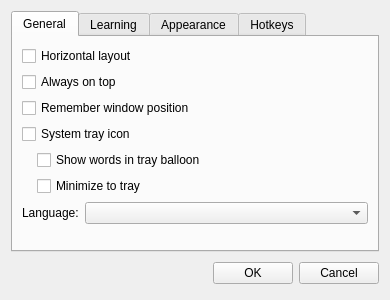
<?xml version="1.0" encoding="UTF-8"?>
<ui version="4.0">
 <class>qdUiSettings</class>
 <widget class="QDialog" name="qdUiSettings">
  <property name="geometry">
   <rect>
    <x>0</x>
    <y>0</y>
    <width>390</width>
    <height>300</height>
   </rect>
  </property>
  <property name="windowTitle">
   <string>Settings</string>
  </property>
  <layout class="QVBoxLayout" name="verticalLayout">
   <item>
    <widget class="QTabWidget" name="qtwTabs">
     <property name="currentIndex">
      <number>0</number>
     </property>
     <widget class="QWidget" name="tab">
      <attribute name="title">
       <string>General</string>
      </attribute>
      <layout class="QVBoxLayout" name="verticalLayout_3">
       <item>
        <widget class="QCheckBox" name="qcbHorizontalLayout">
         <property name="text">
          <string>Horizontal layout</string>
         </property>
        </widget>
       </item>
       <item>
        <widget class="QCheckBox" name="qcbAlwaysOnTop">
         <property name="text">
          <string>Always on top</string>
         </property>
        </widget>
       </item>
       <item>
        <widget class="QCheckBox" name="qcbRememberWindowPosition">
         <property name="text">
          <string>Remember window position</string>
         </property>
        </widget>
       </item>
       <item>
        <widget class="QCheckBox" name="qcbSystemTrayIcon">
         <property name="text">
          <string>System tray icon</string>
         </property>
        </widget>
       </item>
       <item>
        <layout class="QVBoxLayout" name="verticalLayout_2">
         <property name="leftMargin">
          <number>15</number>
         </property>
         <item>
          <widget class="QCheckBox" name="qcbShowWordsInTrayBalloon">
           <property name="text">
            <string>Show words in tray balloon</string>
           </property>
          </widget>
         </item>
         <item>
          <widget class="QCheckBox" name="qcbMinimizeToTray">
           <property name="text">
            <string>Minimize to tray</string>
           </property>
          </widget>
         </item>
        </layout>
       </item>
       <item>
        <layout class="QHBoxLayout" name="horizontalLayout">
         <item>
          <widget class="QLabel" name="label_2">
           <property name="sizePolicy">
            <sizepolicy hsizetype="Preferred" vsizetype="Preferred">
             <horstretch>0</horstretch>
             <verstretch>0</verstretch>
            </sizepolicy>
           </property>
           <property name="text">
            <string>Language:</string>
           </property>
           <property name="buddy">
            <cstring>qcbLanguage</cstring>
           </property>
          </widget>
         </item>
         <item>
          <widget class="QComboBox" name="qcbLanguage">
           <property name="sizePolicy">
            <sizepolicy hsizetype="Expanding" vsizetype="Fixed">
             <horstretch>0</horstretch>
             <verstretch>0</verstretch>
            </sizepolicy>
           </property>
          </widget>
         </item>
        </layout>
       </item>
       <item>
        <spacer name="verticalSpacer">
         <property name="orientation">
          <enum>Qt::Vertical</enum>
         </property>
         <property name="sizeHint" stdset="0">
          <size>
           <width>20</width>
           <height>40</height>
          </size>
         </property>
        </spacer>
       </item>
      </layout>
     </widget>
     <widget class="QWidget" name="tab_2">
      <attribute name="title">
       <string>Learning</string>
      </attribute>
      <layout class="QVBoxLayout" name="verticalLayout_4">
       <item>
        <layout class="QHBoxLayout" name="horizontalLayout_3">
         <item>
          <widget class="QSpinBox" name="qsbWordsFrequency">
           <property name="sizePolicy">
            <sizepolicy hsizetype="Preferred" vsizetype="Fixed">
             <horstretch>0</horstretch>
             <verstretch>0</verstretch>
            </sizepolicy>
           </property>
           <property name="suffix">
            <string>s</string>
           </property>
           <property name="minimum">
            <number>1</number>
           </property>
          </widget>
         </item>
         <item>
          <widget class="QLabel" name="label">
           <property name="sizePolicy">
            <sizepolicy hsizetype="Expanding" vsizetype="Preferred">
             <horstretch>0</horstretch>
             <verstretch>0</verstretch>
            </sizepolicy>
           </property>
           <property name="text">
            <string>Words frequency</string>
           </property>
           <property name="buddy">
            <cstring>qsbWordsFrequency</cstring>
           </property>
          </widget>
         </item>
        </layout>
       </item>
       <item>
        <layout class="QHBoxLayout" name="horizontalLayout_4">
         <item>
          <widget class="QSpinBox" name="qsbWaitForAnswer">
           <property name="sizePolicy">
            <sizepolicy hsizetype="Preferred" vsizetype="Fixed">
             <horstretch>0</horstretch>
             <verstretch>0</verstretch>
            </sizepolicy>
           </property>
           <property name="suffix">
            <string>s</string>
           </property>
          </widget>
         </item>
         <item>
          <widget class="QLabel" name="qlWaitForAnswer">
           <property name="sizePolicy">
            <sizepolicy hsizetype="Expanding" vsizetype="Preferred">
             <horstretch>0</horstretch>
             <verstretch>0</verstretch>
            </sizepolicy>
           </property>
           <property name="text">
            <string>Wait for answer</string>
           </property>
           <property name="buddy">
            <cstring>qsbWaitForAnswer</cstring>
           </property>
          </widget>
         </item>
        </layout>
       </item>
       <item>
        <widget class="QCheckBox" name="cbNewWordSound">
         <property name="text">
          <string>Play sound with new word</string>
         </property>
        </widget>
       </item>
       <item>
        <widget class="QCheckBox" name="cbNewWordFlash">
         <property name="text">
          <string>Flash with new word</string>
         </property>
        </widget>
       </item>
       <item>
        <widget class="QCheckBox" name="cbSwitchLearningDirection">
         <property name="text">
          <string>Switch learning direction</string>
         </property>
         <property name="tristate">
          <bool>true</bool>
         </property>
        </widget>
       </item>
       <item>
        <widget class="QCheckBox" name="cbStartLearningOnStartup">
         <property name="text">
          <string>Start learning on startup</string>
         </property>
        </widget>
       </item>
       <item>
        <spacer name="verticalSpacer_2">
         <property name="orientation">
          <enum>Qt::Vertical</enum>
         </property>
         <property name="sizeHint" stdset="0">
          <size>
           <width>20</width>
           <height>40</height>
          </size>
         </property>
        </spacer>
       </item>
      </layout>
     </widget>
     <widget class="QWidget" name="tab_3">
      <attribute name="title">
       <string>Appearance</string>
      </attribute>
      <layout class="QVBoxLayout" name="verticalLayout_5">
       <item>
        <layout class="QHBoxLayout" name="horizontalLayout_7">
         <item>
          <widget class="ColorComboBox" name="qcbColorFlash">
           <property name="minimumSize">
            <size>
             <width>65</width>
             <height>0</height>
            </size>
           </property>
          </widget>
         </item>
         <item>
          <widget class="QLabel" name="qlColorFlash">
           <property name="sizePolicy">
            <sizepolicy hsizetype="Expanding" vsizetype="Preferred">
             <horstretch>0</horstretch>
             <verstretch>0</verstretch>
            </sizepolicy>
           </property>
           <property name="text">
            <string>Flash color</string>
           </property>
           <property name="buddy">
            <cstring>qcbColorFlash</cstring>
           </property>
          </widget>
         </item>
        </layout>
       </item>
       <item>
        <spacer name="verticalSpacer_3">
         <property name="orientation">
          <enum>Qt::Vertical</enum>
         </property>
         <property name="sizeHint" stdset="0">
          <size>
           <width>20</width>
           <height>40</height>
          </size>
         </property>
        </spacer>
       </item>
      </layout>
     </widget>
     <widget class="QWidget" name="tab_4">
      <attribute name="title">
       <string>Hotkeys</string>
      </attribute>
      <layout class="QVBoxLayout" name="verticalLayout_6">
       <item>
        <widget class="QGroupBox" name="groupBox">
         <property name="title">
          <string>Learning</string>
         </property>
         <layout class="QGridLayout" name="gridLayout">
          <item row="0" column="0">
           <widget class="QLabel" name="label_3">
            <property name="text">
             <string>&amp;Next</string>
            </property>
            <property name="buddy">
             <cstring>qleHotkeyNext</cstring>
            </property>
           </widget>
          </item>
          <item row="0" column="1">
           <widget class="HotkeyLineEdit" name="qleHotkeyNext"/>
          </item>
          <item row="1" column="0">
           <widget class="QLabel" name="label_4">
            <property name="text">
             <string>&amp;Answer</string>
            </property>
            <property name="buddy">
             <cstring>qleHotkeyAnswer</cstring>
            </property>
           </widget>
          </item>
          <item row="1" column="1">
           <widget class="HotkeyLineEdit" name="qleHotkeyAnswer"/>
          </item>
          <item row="0" column="2">
           <widget class="QPushButton" name="qpbHotkeyNextClear">
            <property name="text">
             <string>Clear</string>
            </property>
           </widget>
          </item>
          <item row="1" column="2">
           <widget class="QPushButton" name="qpbHotkeyAnswerClear">
            <property name="text">
             <string>Clear</string>
            </property>
           </widget>
          </item>
         </layout>
        </widget>
       </item>
       <item>
        <widget class="QGroupBox" name="groupBox_2">
         <property name="title">
          <string>Window</string>
         </property>
         <layout class="QGridLayout" name="gridLayout_2">
          <item row="0" column="0">
           <widget class="QLabel" name="label_5">
            <property name="text">
             <string>&amp;Minimize</string>
            </property>
            <property name="buddy">
             <cstring>qleHotkeyMinimize</cstring>
            </property>
           </widget>
          </item>
          <item row="0" column="1">
           <widget class="HotkeyLineEdit" name="qleHotkeyMinimize"/>
          </item>
          <item row="1" column="0">
           <widget class="QLabel" name="label_6">
            <property name="text">
             <string>&amp;Restore</string>
            </property>
            <property name="buddy">
             <cstring>qleHotkeyRestore</cstring>
            </property>
           </widget>
          </item>
          <item row="1" column="1">
           <widget class="HotkeyLineEdit" name="qleHotkeyRestore"/>
          </item>
          <item row="0" column="2">
           <widget class="QPushButton" name="qpbHotkeyMinimizeClear">
            <property name="text">
             <string>Clear</string>
            </property>
           </widget>
          </item>
          <item row="1" column="2">
           <widget class="QPushButton" name="qpbHotkeyRestoreClear">
            <property name="text">
             <string>Clear</string>
            </property>
           </widget>
          </item>
         </layout>
        </widget>
       </item>
       <item>
        <spacer name="verticalSpacer_4">
         <property name="orientation">
          <enum>Qt::Vertical</enum>
         </property>
         <property name="sizeHint" stdset="0">
          <size>
           <width>20</width>
           <height>40</height>
          </size>
         </property>
        </spacer>
       </item>
      </layout>
     </widget>
    </widget>
   </item>
   <item>
    <layout class="QHBoxLayout">
     <property name="spacing">
      <number>6</number>
     </property>
     <property name="margin">
      <number>0</number>
     </property>
     <item>
      <spacer>
       <property name="orientation">
        <enum>Qt::Horizontal</enum>
       </property>
       <property name="sizeHint" stdset="0">
        <size>
         <width>131</width>
         <height>31</height>
        </size>
       </property>
      </spacer>
     </item>
     <item>
      <widget class="QPushButton" name="qpbOk">
       <property name="text">
        <string>OK</string>
       </property>
      </widget>
     </item>
     <item>
      <widget class="QPushButton" name="qpbCancel">
       <property name="text">
        <string>Cancel</string>
       </property>
      </widget>
     </item>
    </layout>
   </item>
  </layout>
 </widget>
 <customwidgets>
  <customwidget>
   <class>ColorComboBox</class>
   <extends>QComboBox</extends>
   <header>settings/colorcombobox.h</header>
  </customwidget>
  <customwidget>
   <class>HotkeyLineEdit</class>
   <extends>QLineEdit</extends>
   <header>settingsdialog/hotkeylineedit.h</header>
  </customwidget>
 </customwidgets>
 <tabstops>
  <tabstop>qtwTabs</tabstop>
  <tabstop>qcbHorizontalLayout</tabstop>
  <tabstop>qcbAlwaysOnTop</tabstop>
  <tabstop>qcbRememberWindowPosition</tabstop>
  <tabstop>qcbSystemTrayIcon</tabstop>
  <tabstop>qcbShowWordsInTrayBalloon</tabstop>
  <tabstop>qcbMinimizeToTray</tabstop>
  <tabstop>qcbLanguage</tabstop>
  <tabstop>qsbWordsFrequency</tabstop>
  <tabstop>qsbWaitForAnswer</tabstop>
  <tabstop>cbNewWordSound</tabstop>
  <tabstop>cbNewWordFlash</tabstop>
  <tabstop>cbSwitchLearningDirection</tabstop>
  <tabstop>cbStartLearningOnStartup</tabstop>
  <tabstop>qcbColorFlash</tabstop>
  <tabstop>qpbOk</tabstop>
  <tabstop>qpbCancel</tabstop>
 </tabstops>
 <resources/>
 <connections>
  <connection>
   <sender>qpbOk</sender>
   <signal>clicked()</signal>
   <receiver>qdUiSettings</receiver>
   <slot>accept()</slot>
   <hints>
    <hint type="sourcelabel">
     <x>298</x>
     <y>285</y>
    </hint>
    <hint type="destinationlabel">
     <x>96</x>
     <y>254</y>
    </hint>
   </hints>
  </connection>
  <connection>
   <sender>qpbCancel</sender>
   <signal>clicked()</signal>
   <receiver>qdUiSettings</receiver>
   <slot>reject()</slot>
   <hints>
    <hint type="sourcelabel">
     <x>379</x>
     <y>285</y>
    </hint>
    <hint type="destinationlabel">
     <x>179</x>
     <y>282</y>
    </hint>
   </hints>
  </connection>
 </connections>
</ui>
